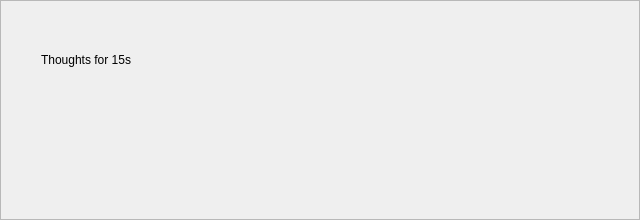
<?xml version='1.0' encoding='utf-8'?>
<ui version="4.0">
 <class>ThoughtsComponent</class>
 <widget class="QCustomComponent" name="ThoughtsComponent">
  <property name="geometry">
   <rect><x>0</x><y>0</y><width>640</width><height>220</height></rect>
  </property>
  <layout class="QVBoxLayout" name="thoughtsOuter">
   <property name="spacing"><number>0</number></property>
   <property name="leftMargin"><number>0</number></property>
   <property name="topMargin"><number>0</number></property>
   <property name="rightMargin"><number>0</number></property>
   <property name="bottomMargin"><number>0</number></property>
   <item>
    <widget class="QFrame" name="thoughtsFrame">
     <property name="frameShape"><enum>QFrame::StyledPanel</enum></property>
     <layout class="QVBoxLayout" name="thoughtsLayout">
      <property name="spacing"><number>8</number></property>
      <property name="leftMargin"><number>14</number></property>
      <property name="topMargin"><number>12</number></property>
      <property name="rightMargin"><number>14</number></property>
      <property name="bottomMargin"><number>12</number></property>
      <item>
       <layout class="QHBoxLayout" name="thoughtsHeader">
        <item><widget class="QLabel" name="thoughtsDot"><property name="minimumSize"><size><width>18</width><height>18</height></size></property><property name="maximumSize"><size><width>18</width><height>18</height></size></property><property name="text"><string /></property></widget></item>
        <item><widget class="QLabel" name="thoughtsTitle"><property name="text"><string>Thoughts for 15s</string></property></widget></item>
        <item><spacer name="thoughtsSpacer"><property name="orientation"><enum>Qt::Horizontal</enum></property><property name="sizeHint" stdset="0"><size><width>40</width><height>10</height></size></property></spacer></item>
       </layout>
      </item>
      <item>
       <widget class="QCustomCodeEditor" name="codeEditor" native="true" />
      </item>
     </layout>
    </widget>
   </item>
  </layout>
 </widget>
 <customwidgets>
  <customwidget>
   <class>QCustomComponent</class>
   <extends>QWidget</extends>
   <header>Custom_Widgets.QCustomComponent</header>
   <container>1</container>
  </customwidget>
  <customwidget>
   <class>QCustomCodeEditor</class>
   <extends>QWidget</extends>
   <header>Custom_Widgets.QCustomCodeEditor</header>
   <container>1</container>
  </customwidget>
 <customwidget><class>QPushButton</class><extends>QPushButton</extends><header location="global">Custom_Widgets.Theme.h</header><container>1</container></customwidget><customwidget><class>QLabel</class><extends>QLabel</extends><header location="global">Custom_Widgets.Theme.h</header><container>1</container></customwidget></customwidgets>
 <connections />
</ui>
